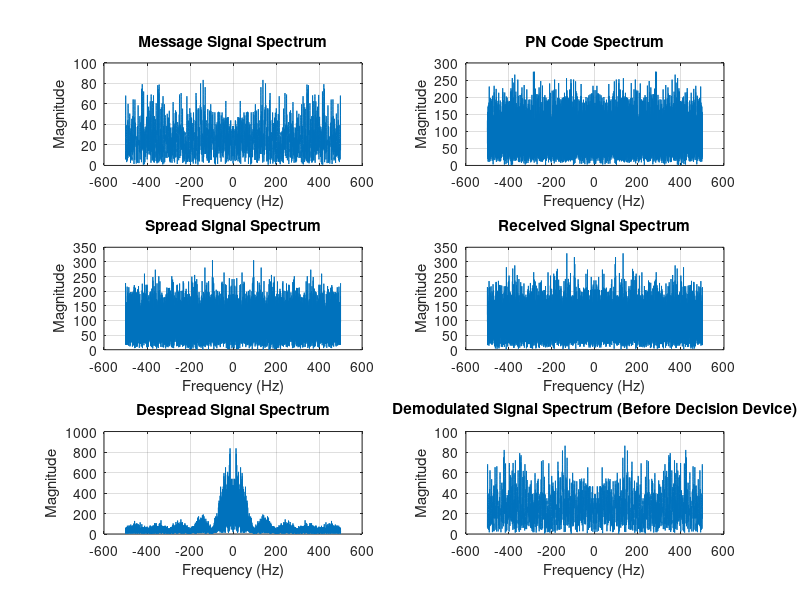

Write the MATLAB code that produced this figure.
M = 2;
numBits = 1e3;
chipRate = 10;
snr = 10;
fs = 1000;

% Generate random bits
dataBits = randi([0 1], numBits, 1);

% BPSK modulation
modulatedSignal = dataBits*2 -1;

% Generate PN Sequence
pnSequence = randi([0 1], numBits*chipRate, 1);
pnSequence = pnSequence*2 - 1;

% Spread the Signal
spreadSignal = repelem(modulatedSignal,chipRate).*pnSequence;

% Transmit over AWGN channel
recievedSignal = awgn(spreadSignal, snr, 'measured');

% Despread the signal
despreadSignal = recievedSignal .* pnSequence
despreadBits = sum(reshape(despreadSignal, chipRate, numBits),1)' / chipRate;

% Demodulate Signal
recievedBits = despreadBits > 0;

% Calculate bit error rate
BER_DSSS = sum(dataBits ~= recievedBits) / numBits;

% Calculate FFT for plotting spectra
n = length(spreadSignal);
frequencies = (-n/2 : n/2 -1) * (fs/n);

% Message Signal Spectrum
messageSpectrum = fftshift(fft(modulatedSignal,n));

%PN code spectrum
pnSpectrum = fftshift(fft(pnSequence,n));

%Spread Signal spectrum
spreadSignalSpectrum = fftshift(fft(spreadSignal,n));

% Received signal spectrum
receivedSignalSpectrum = fftshift(fft(recievedSignal, n));

% Despread signal spectrum
despreadSignalSpectrum = fftshift(fft(despreadSignal, n));

% Demodulated signal spectrum (before decision device)
demodulatedSignalSpectrum = fftshift(fft(despreadBits, n));

% Plotting
figure;
subplot(3,2,1);
plot(frequencies, abs(messageSpectrum));
title('Message Signal Spectrum');
xlabel('Frequency (Hz)');
ylabel('Magnitude');
grid on;

subplot(3,2,2);
plot(frequencies, abs(pnSpectrum));
title('PN Code Spectrum');
xlabel('Frequency (Hz)');
ylabel('Magnitude');
grid on;

subplot(3,2,3);
plot(frequencies, abs(spreadSignalSpectrum));
title('Spread Signal Spectrum');
xlabel('Frequency (Hz)');
ylabel('Magnitude');
grid on;

subplot(3,2,4);
plot(frequencies, abs(receivedSignalSpectrum));
title('Received Signal Spectrum');
xlabel('Frequency (Hz)');
ylabel('Magnitude');
grid on;

subplot(3,2,5);
plot(frequencies, abs(despreadSignalSpectrum));
title('Despread Signal Spectrum');
xlabel('Frequency (Hz)');
ylabel('Magnitude');
grid on;

subplot(3,2,6);
plot(frequencies, abs(demodulatedSignalSpectrum));
title('Demodulated Signal Spectrum (Before Decision Device)');
xlabel('Frequency (Hz)');
ylabel('Magnitude');
grid on;
